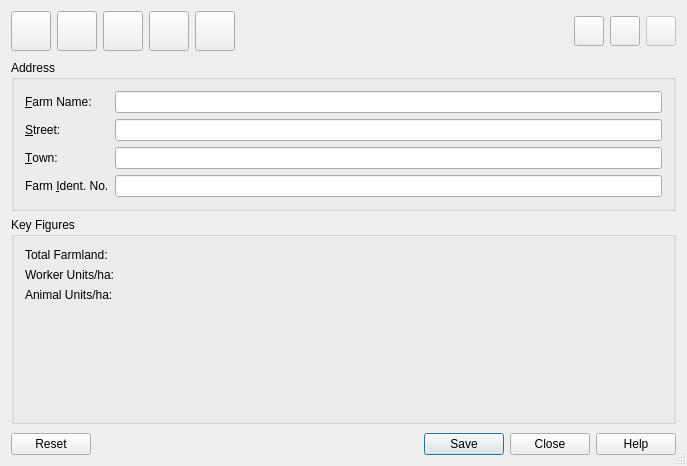
<?xml version="1.0" encoding="UTF-8"?>
<ui version="4.0">
 <class>FarmDataDialogClass</class>
 <widget class="QDialog" name="FarmDataDialogClass">
  <property name="windowModality">
   <enum>Qt::NonModal</enum>
  </property>
  <property name="geometry">
   <rect>
    <x>0</x>
    <y>0</y>
    <width>687</width>
    <height>466</height>
   </rect>
  </property>
  <property name="windowTitle">
   <string>Farm Data</string>
  </property>
  <property name="windowIcon">
   <iconset resource="res/res.qrc">
    <normaloff>:/pic/home.png</normaloff>:/pic/home.png</iconset>
  </property>
  <property name="sizeGripEnabled">
   <bool>true</bool>
  </property>
  <layout class="QVBoxLayout" name="verticalLayout_8">
   <property name="spacing">
    <number>9</number>
   </property>
   <item>
    <layout class="QHBoxLayout" name="horizontalLayout_2">
     <item>
      <widget class="QPushButton" name="pushButtonFarm">
       <property name="sizePolicy">
        <sizepolicy hsizetype="Fixed" vsizetype="Fixed">
         <horstretch>0</horstretch>
         <verstretch>0</verstretch>
        </sizepolicy>
       </property>
       <property name="minimumSize">
        <size>
         <width>40</width>
         <height>40</height>
        </size>
       </property>
       <property name="maximumSize">
        <size>
         <width>40</width>
         <height>40</height>
        </size>
       </property>
       <property name="toolTip">
        <string>Farm</string>
       </property>
       <property name="icon">
        <iconset resource="res/res.qrc">
         <normaloff>:/pic/home.png</normaloff>:/pic/home.png</iconset>
       </property>
       <property name="iconSize">
        <size>
         <width>32</width>
         <height>32</height>
        </size>
       </property>
       <property name="checkable">
        <bool>true</bool>
       </property>
       <property name="autoExclusive">
        <bool>true</bool>
       </property>
      </widget>
     </item>
     <item>
      <widget class="QPushButton" name="pushButtonWork">
       <property name="sizePolicy">
        <sizepolicy hsizetype="Fixed" vsizetype="Fixed">
         <horstretch>0</horstretch>
         <verstretch>0</verstretch>
        </sizepolicy>
       </property>
       <property name="minimumSize">
        <size>
         <width>40</width>
         <height>40</height>
        </size>
       </property>
       <property name="maximumSize">
        <size>
         <width>40</width>
         <height>40</height>
        </size>
       </property>
       <property name="toolTip">
        <string>Worker</string>
       </property>
       <property name="icon">
        <iconset resource="res/res.qrc">
         <normaloff>:/pic/worker.png</normaloff>:/pic/worker.png</iconset>
       </property>
       <property name="iconSize">
        <size>
         <width>32</width>
         <height>32</height>
        </size>
       </property>
       <property name="checkable">
        <bool>true</bool>
       </property>
       <property name="autoExclusive">
        <bool>true</bool>
       </property>
      </widget>
     </item>
     <item>
      <widget class="QPushButton" name="pushButtonFild">
       <property name="sizePolicy">
        <sizepolicy hsizetype="Fixed" vsizetype="Fixed">
         <horstretch>0</horstretch>
         <verstretch>0</verstretch>
        </sizepolicy>
       </property>
       <property name="minimumSize">
        <size>
         <width>40</width>
         <height>40</height>
        </size>
       </property>
       <property name="maximumSize">
        <size>
         <width>40</width>
         <height>40</height>
        </size>
       </property>
       <property name="toolTip">
        <string>Farmland</string>
       </property>
       <property name="icon">
        <iconset resource="res/res.qrc">
         <normaloff>:/pic/field.png</normaloff>:/pic/field.png</iconset>
       </property>
       <property name="iconSize">
        <size>
         <width>32</width>
         <height>32</height>
        </size>
       </property>
       <property name="checkable">
        <bool>true</bool>
       </property>
       <property name="autoExclusive">
        <bool>true</bool>
       </property>
      </widget>
     </item>
     <item>
      <widget class="QPushButton" name="pushButtonAnimGrp">
       <property name="sizePolicy">
        <sizepolicy hsizetype="Fixed" vsizetype="Fixed">
         <horstretch>0</horstretch>
         <verstretch>0</verstretch>
        </sizepolicy>
       </property>
       <property name="minimumSize">
        <size>
         <width>40</width>
         <height>40</height>
        </size>
       </property>
       <property name="maximumSize">
        <size>
         <width>40</width>
         <height>40</height>
        </size>
       </property>
       <property name="toolTip">
        <string>Animals</string>
       </property>
       <property name="icon">
        <iconset resource="res/res.qrc">
         <normaloff>:/pic/cow.png</normaloff>:/pic/cow.png</iconset>
       </property>
       <property name="iconSize">
        <size>
         <width>32</width>
         <height>32</height>
        </size>
       </property>
       <property name="checkable">
        <bool>true</bool>
       </property>
       <property name="autoExclusive">
        <bool>true</bool>
       </property>
      </widget>
     </item>
     <item>
      <widget class="QPushButton" name="pushButtonOprt">
       <property name="sizePolicy">
        <sizepolicy hsizetype="Fixed" vsizetype="Fixed">
         <horstretch>0</horstretch>
         <verstretch>0</verstretch>
        </sizepolicy>
       </property>
       <property name="minimumSize">
        <size>
         <width>40</width>
         <height>40</height>
        </size>
       </property>
       <property name="maximumSize">
        <size>
         <width>40</width>
         <height>40</height>
        </size>
       </property>
       <property name="toolTip">
        <string>Operations</string>
       </property>
       <property name="icon">
        <iconset resource="res/res.qrc">
         <normaloff>:/pic/action.png</normaloff>:/pic/action.png</iconset>
       </property>
       <property name="iconSize">
        <size>
         <width>32</width>
         <height>32</height>
        </size>
       </property>
       <property name="checkable">
        <bool>true</bool>
       </property>
       <property name="autoExclusive">
        <bool>true</bool>
       </property>
      </widget>
     </item>
     <item>
      <spacer name="horizontalSpacer_2">
       <property name="orientation">
        <enum>Qt::Horizontal</enum>
       </property>
       <property name="sizeHint" stdset="0">
        <size>
         <width>40</width>
         <height>20</height>
        </size>
       </property>
      </spacer>
     </item>
     <item>
      <widget class="QToolButton" name="toolButtonAdd">
       <property name="minimumSize">
        <size>
         <width>30</width>
         <height>30</height>
        </size>
       </property>
       <property name="maximumSize">
        <size>
         <width>30</width>
         <height>30</height>
        </size>
       </property>
       <property name="icon">
        <iconset resource="res/res.qrc">
         <normaloff>:/pic/home.png</normaloff>:/pic/home.png</iconset>
       </property>
       <property name="popupMode">
        <enum>QToolButton::InstantPopup</enum>
       </property>
      </widget>
     </item>
     <item>
      <widget class="QToolButton" name="toolButtonRemove">
       <property name="minimumSize">
        <size>
         <width>30</width>
         <height>30</height>
        </size>
       </property>
       <property name="maximumSize">
        <size>
         <width>30</width>
         <height>30</height>
        </size>
       </property>
       <property name="toolTip">
        <string>Delete current row</string>
       </property>
       <property name="icon">
        <iconset resource="res/res.qrc">
         <normaloff>:/pic/trash.png</normaloff>:/pic/trash.png</iconset>
       </property>
       <property name="popupMode">
        <enum>QToolButton::InstantPopup</enum>
       </property>
      </widget>
     </item>
     <item>
      <widget class="QToolButton" name="toolButtonIsActive">
       <property name="enabled">
        <bool>false</bool>
       </property>
       <property name="minimumSize">
        <size>
         <width>30</width>
         <height>30</height>
        </size>
       </property>
       <property name="maximumSize">
        <size>
         <width>30</width>
         <height>30</height>
        </size>
       </property>
       <property name="toolTip">
        <string>Deactivate current row</string>
       </property>
       <property name="icon">
        <iconset resource="res/res.qrc">
         <normaloff>:/pic/wizard.png</normaloff>:/pic/wizard.png</iconset>
       </property>
       <property name="popupMode">
        <enum>QToolButton::InstantPopup</enum>
       </property>
      </widget>
     </item>
    </layout>
   </item>
   <item>
    <widget class="QStackedWidget" name="stackedWidget">
     <property name="currentIndex">
      <number>0</number>
     </property>
     <widget class="QWidget" name="pageFarm">
      <layout class="QVBoxLayout" name="verticalLayout">
       <property name="margin">
        <number>0</number>
       </property>
       <item>
        <widget class="QGroupBox" name="groupBoxAddr">
         <property name="title">
          <string>Address</string>
         </property>
         <property name="flat">
          <bool>true</bool>
         </property>
         <layout class="QFormLayout" name="formLayout_2">
          <item row="0" column="0">
           <widget class="QLabel" name="labelFarmName">
            <property name="text">
             <string>&amp;Farm Name:</string>
            </property>
            <property name="textFormat">
             <enum>Qt::AutoText</enum>
            </property>
            <property name="buddy">
             <cstring>lineEditFarmName</cstring>
            </property>
           </widget>
          </item>
          <item row="0" column="1">
           <widget class="QLineEdit" name="lineEditFarmName"/>
          </item>
          <item row="1" column="0">
           <widget class="QLabel" name="labelFarmStr">
            <property name="text">
             <string>&amp;Street:</string>
            </property>
            <property name="buddy">
             <cstring>lineEditFarmStr</cstring>
            </property>
           </widget>
          </item>
          <item row="1" column="1">
           <widget class="QLineEdit" name="lineEditFarmStr"/>
          </item>
          <item row="2" column="0">
           <widget class="QLabel" name="labelFarmCityCode">
            <property name="text">
             <string>&amp;Town:</string>
            </property>
            <property name="buddy">
             <cstring>lineEditFarmCityCode</cstring>
            </property>
           </widget>
          </item>
          <item row="2" column="1">
           <widget class="QLineEdit" name="lineEditFarmCityCode"/>
          </item>
          <item row="3" column="0">
           <widget class="QLabel" name="labelFarmNumb">
            <property name="text">
             <string>Farm &amp;Ident. No.</string>
            </property>
            <property name="buddy">
             <cstring>lineEditFarmNumb</cstring>
            </property>
           </widget>
          </item>
          <item row="3" column="1">
           <widget class="QLineEdit" name="lineEditFarmNumb"/>
          </item>
         </layout>
        </widget>
       </item>
       <item>
        <widget class="QGroupBox" name="groupBoxOv">
         <property name="title">
          <string>Key Figures</string>
         </property>
         <property name="flat">
          <bool>true</bool>
         </property>
         <layout class="QFormLayout" name="formLayout">
          <property name="fieldGrowthPolicy">
           <enum>QFormLayout::AllNonFixedFieldsGrow</enum>
          </property>
          <item row="0" column="0">
           <widget class="QLabel" name="label">
            <property name="text">
             <string>Total Farmland:</string>
            </property>
           </widget>
          </item>
          <item row="0" column="1">
           <widget class="Label" name="lineEditLn">
            <property name="text">
             <string/>
            </property>
           </widget>
          </item>
          <item row="1" column="0">
           <widget class="QLabel" name="label_2">
            <property name="text">
             <string>Worker Units/ha:</string>
            </property>
           </widget>
          </item>
          <item row="1" column="1">
           <widget class="Label" name="lineEditAkh">
            <property name="frameShadow">
             <enum>QFrame::Sunken</enum>
            </property>
            <property name="text">
             <string/>
            </property>
           </widget>
          </item>
          <item row="2" column="0">
           <widget class="QLabel" name="label_4">
            <property name="text">
             <string>Animal Units/ha:</string>
            </property>
           </widget>
          </item>
          <item row="2" column="1">
           <widget class="Label" name="lineEditGv">
            <property name="text">
             <string/>
            </property>
           </widget>
          </item>
          <item row="3" column="0" colspan="2">
           <spacer name="verticalSpacer">
            <property name="orientation">
             <enum>Qt::Vertical</enum>
            </property>
            <property name="sizeHint" stdset="0">
             <size>
              <width>20</width>
              <height>40</height>
             </size>
            </property>
           </spacer>
          </item>
         </layout>
        </widget>
       </item>
      </layout>
     </widget>
     <widget class="QWidget" name="pageWork">
      <layout class="QVBoxLayout" name="verticalLayout_2">
       <property name="margin">
        <number>0</number>
       </property>
       <item>
        <widget class="QTableView" name="tableViewWorker">
         <property name="selectionBehavior">
          <enum>QAbstractItemView::SelectRows</enum>
         </property>
         <property name="sortingEnabled">
          <bool>true</bool>
         </property>
         <property name="wordWrap">
          <bool>false</bool>
         </property>
        </widget>
       </item>
      </layout>
     </widget>
     <widget class="QWidget" name="pageFild">
      <layout class="QVBoxLayout" name="verticalLayout_4">
       <property name="margin">
        <number>0</number>
       </property>
       <item>
        <widget class="QTabWidget" name="tabWidgetFieldLot">
         <property name="maximumSize">
          <size>
           <width>16777215</width>
           <height>16777215</height>
          </size>
         </property>
         <property name="currentIndex">
          <number>0</number>
         </property>
         <widget class="QWidget" name="tabOverView">
          <attribute name="title">
           <string>Overview</string>
          </attribute>
          <layout class="QVBoxLayout" name="verticalLayout_10">
           <item>
            <widget class="QTableView" name="tableOverView">
             <property name="editTriggers">
              <set>QAbstractItemView::NoEditTriggers</set>
             </property>
             <property name="selectionMode">
              <enum>QAbstractItemView::NoSelection</enum>
             </property>
             <property name="sortingEnabled">
              <bool>false</bool>
             </property>
            </widget>
           </item>
          </layout>
         </widget>
         <widget class="QWidget" name="tabLot">
          <attribute name="title">
           <string>Lots</string>
          </attribute>
          <layout class="QVBoxLayout" name="verticalLayout_9">
           <item>
            <widget class="QTableView" name="tableViewLot">
             <property name="selectionBehavior">
              <enum>QAbstractItemView::SelectRows</enum>
             </property>
             <property name="sortingEnabled">
              <bool>true</bool>
             </property>
            </widget>
           </item>
          </layout>
         </widget>
         <widget class="QWidget" name="tabField">
          <attribute name="title">
           <string>Fields</string>
          </attribute>
          <layout class="QVBoxLayout" name="verticalLayout_7">
           <item>
            <widget class="QTableView" name="tableViewField">
             <property name="selectionBehavior">
              <enum>QAbstractItemView::SelectRows</enum>
             </property>
             <property name="sortingEnabled">
              <bool>true</bool>
             </property>
            </widget>
           </item>
          </layout>
         </widget>
         <widget class="QWidget" name="tabEnv">
          <attribute name="title">
           <string>Environmental Program</string>
          </attribute>
          <layout class="QVBoxLayout" name="verticalLayout_3">
           <item>
            <widget class="QTableView" name="tableViewEnvSchemas">
             <property name="selectionMode">
              <enum>QAbstractItemView::SingleSelection</enum>
             </property>
             <property name="selectionBehavior">
              <enum>QAbstractItemView::SelectRows</enum>
             </property>
             <property name="sortingEnabled">
              <bool>true</bool>
             </property>
            </widget>
           </item>
          </layout>
         </widget>
         <widget class="QWidget" name="tabProd">
          <attribute name="title">
           <string>Production</string>
          </attribute>
          <layout class="QVBoxLayout" name="verticalLayout_11">
           <item>
            <widget class="QTableView" name="tableViewProd">
             <property name="selectionBehavior">
              <enum>QAbstractItemView::SelectRows</enum>
             </property>
             <property name="sortingEnabled">
              <bool>true</bool>
             </property>
             <property name="wordWrap">
              <bool>false</bool>
             </property>
            </widget>
           </item>
          </layout>
         </widget>
        </widget>
       </item>
      </layout>
     </widget>
     <widget class="QWidget" name="pageAnimGrp">
      <layout class="QVBoxLayout" name="verticalLayout_5">
       <property name="margin">
        <number>0</number>
       </property>
       <item>
        <widget class="QTableView" name="tableViewAnim">
         <property name="selectionBehavior">
          <enum>QAbstractItemView::SelectRows</enum>
         </property>
         <property name="sortingEnabled">
          <bool>true</bool>
         </property>
         <property name="wordWrap">
          <bool>false</bool>
         </property>
        </widget>
       </item>
      </layout>
     </widget>
     <widget class="QWidget" name="pageOprt">
      <layout class="QVBoxLayout" name="verticalLayout_6">
       <property name="margin">
        <number>0</number>
       </property>
       <item>
        <widget class="QTableView" name="tableViewOprt">
         <property name="selectionBehavior">
          <enum>QAbstractItemView::SelectRows</enum>
         </property>
         <property name="sortingEnabled">
          <bool>true</bool>
         </property>
         <property name="wordWrap">
          <bool>false</bool>
         </property>
        </widget>
       </item>
      </layout>
     </widget>
    </widget>
   </item>
   <item>
    <widget class="QDialogButtonBox" name="buttonBox">
     <property name="standardButtons">
      <set>QDialogButtonBox::Close|QDialogButtonBox::Help|QDialogButtonBox::Reset|QDialogButtonBox::Save</set>
     </property>
    </widget>
   </item>
  </layout>
  <action name="actionAddWork">
   <property name="icon">
    <iconset resource="res/res.qrc">
     <normaloff>:/pic/worker.png</normaloff>:/pic/worker.png</iconset>
   </property>
   <property name="text">
    <string>Add Worker</string>
   </property>
   <property name="toolTip">
    <string>Add Worker</string>
   </property>
   <property name="shortcut">
    <string notr="true">+</string>
   </property>
  </action>
  <action name="actionAddAnimGrp">
   <property name="icon">
    <iconset resource="res/res.qrc">
     <normaloff>:/pic/cow.png</normaloff>:/pic/cow.png</iconset>
   </property>
   <property name="text">
    <string>Add Animal Group</string>
   </property>
   <property name="toolTip">
    <string>Add Animal Group</string>
   </property>
   <property name="shortcut">
    <string notr="true">+</string>
   </property>
  </action>
  <action name="actionAddOprt">
   <property name="icon">
    <iconset resource="res/res.qrc">
     <normaloff>:/pic/action.png</normaloff>:/pic/action.png</iconset>
   </property>
   <property name="text">
    <string>Add Operation</string>
   </property>
   <property name="toolTip">
    <string>Add Operation</string>
   </property>
   <property name="shortcut">
    <string notr="true">+</string>
   </property>
  </action>
  <action name="actionAddProd">
   <property name="icon">
    <iconset resource="res/res.qrc">
     <normaloff>:/pic/crop.png</normaloff>:/pic/crop.png</iconset>
   </property>
   <property name="text">
    <string>Add Production</string>
   </property>
   <property name="toolTip">
    <string>Add Production</string>
   </property>
  </action>
  <action name="actionAddNewHarvYear">
   <property name="text">
    <string>Create New Harvest Year</string>
   </property>
   <property name="toolTip">
    <string>Create New Harvest Year</string>
   </property>
   <property name="shortcut">
    <string notr="true"/>
   </property>
  </action>
  <action name="actionLotxFild">
   <property name="text">
    <string>Area Allocation</string>
   </property>
   <property name="toolTip">
    <string>Area Allocation</string>
   </property>
   <property name="shortcut">
    <string notr="true"/>
   </property>
  </action>
  <action name="actionFildSep">
   <property name="text">
    <string>Divide Field</string>
   </property>
   <property name="toolTip">
    <string>Divide Field</string>
   </property>
   <property name="shortcut">
    <string notr="true"/>
   </property>
  </action>
  <action name="actionFildUnion">
   <property name="text">
    <string>Unite Fields</string>
   </property>
   <property name="toolTip">
    <string>Unite Fields</string>
   </property>
   <property name="shortcut">
    <string notr="true"/>
   </property>
  </action>
  <action name="actionAddFild">
   <property name="icon">
    <iconset resource="res/res.qrc">
     <normaloff>:/pic/field.png</normaloff>:/pic/field.png</iconset>
   </property>
   <property name="text">
    <string>Add Field</string>
   </property>
   <property name="toolTip">
    <string>Add Field</string>
   </property>
   <property name="shortcut">
    <string notr="true">+</string>
   </property>
  </action>
  <action name="actionAddLot">
   <property name="text">
    <string>Add Lot</string>
   </property>
   <property name="toolTip">
    <string>Add Lot</string>
   </property>
   <property name="shortcut">
    <string notr="true"/>
   </property>
  </action>
  <action name="actionAddEnvSchema">
   <property name="icon">
    <iconset resource="res/res.qrc">
     <normaloff>:/pic/eco.png</normaloff>:/pic/eco.png</iconset>
   </property>
   <property name="text">
    <string>Add Env. Program</string>
   </property>
   <property name="toolTip">
    <string>Add Env. Program</string>
   </property>
  </action>
 </widget>
 <layoutdefault spacing="6" margin="11"/>
 <customwidgets>
  <customwidget>
   <class>Label</class>
   <extends>QLabel</extends>
   <header>label.h</header>
  </customwidget>
 </customwidgets>
 <resources>
  <include location="res/res.qrc"/>
 </resources>
 <connections>
  <connection>
   <sender>pushButtonFarm</sender>
   <signal>toggled(bool)</signal>
   <receiver>FarmDataDialogClass</receiver>
   <slot>changeCurrentIndex(bool)</slot>
   <hints>
    <hint type="sourcelabel">
     <x>44</x>
     <y>32</y>
    </hint>
    <hint type="destinationlabel">
     <x>34</x>
     <y>68</y>
    </hint>
   </hints>
  </connection>
  <connection>
   <sender>pushButtonWork</sender>
   <signal>toggled(bool)</signal>
   <receiver>FarmDataDialogClass</receiver>
   <slot>changeCurrentIndex(bool)</slot>
   <hints>
    <hint type="sourcelabel">
     <x>88</x>
     <y>41</y>
    </hint>
    <hint type="destinationlabel">
     <x>91</x>
     <y>70</y>
    </hint>
   </hints>
  </connection>
  <connection>
   <sender>pushButtonFild</sender>
   <signal>toggled(bool)</signal>
   <receiver>FarmDataDialogClass</receiver>
   <slot>changeCurrentIndex(bool)</slot>
   <hints>
    <hint type="sourcelabel">
     <x>139</x>
     <y>31</y>
    </hint>
    <hint type="destinationlabel">
     <x>145</x>
     <y>86</y>
    </hint>
   </hints>
  </connection>
  <connection>
   <sender>pushButtonAnimGrp</sender>
   <signal>toggled(bool)</signal>
   <receiver>FarmDataDialogClass</receiver>
   <slot>changeCurrentIndex(bool)</slot>
   <hints>
    <hint type="sourcelabel">
     <x>187</x>
     <y>33</y>
    </hint>
    <hint type="destinationlabel">
     <x>396</x>
     <y>73</y>
    </hint>
   </hints>
  </connection>
  <connection>
   <sender>pushButtonOprt</sender>
   <signal>toggled(bool)</signal>
   <receiver>FarmDataDialogClass</receiver>
   <slot>changeCurrentIndex(bool)</slot>
   <hints>
    <hint type="sourcelabel">
     <x>232</x>
     <y>31</y>
    </hint>
    <hint type="destinationlabel">
     <x>328</x>
     <y>26</y>
    </hint>
   </hints>
  </connection>
 </connections>
 <slots>
  <slot>changeCurrentIndex(bool)</slot>
 </slots>
</ui>
